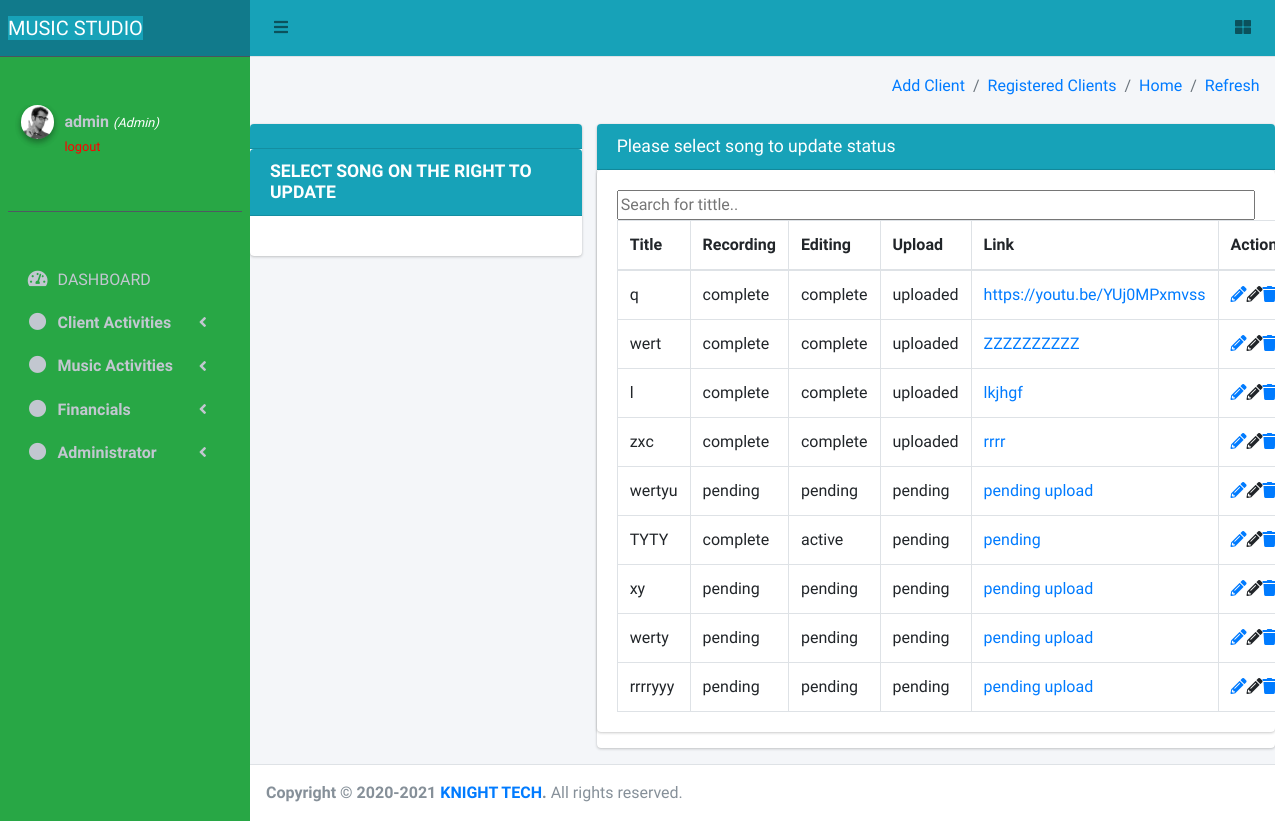
Before: /process.php (signed in) with the older database file.
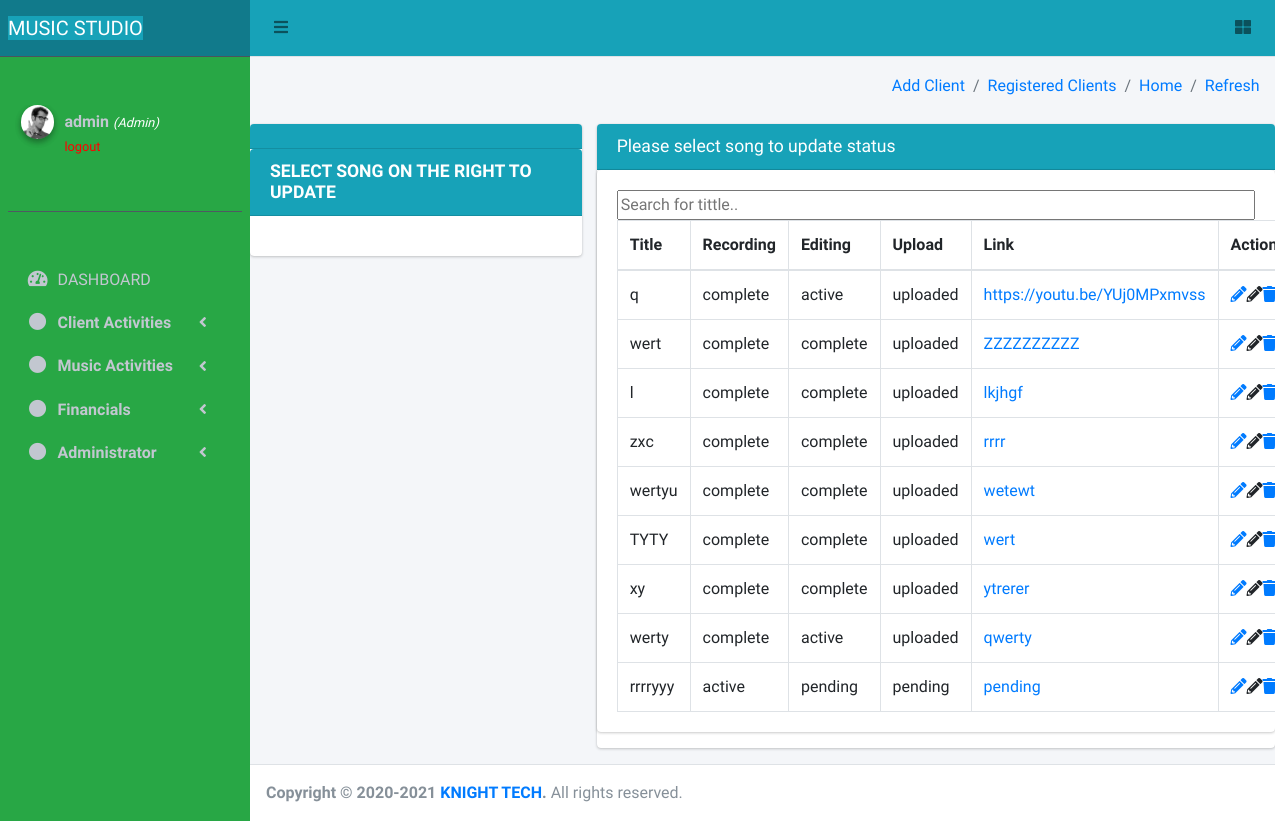
After: the same page with the newer database file.
### tables this page shows
CREATE TABLE `nav_tabs` (
  `nav_id` int(10) NOT NULL,
  `nav1` varchar(225) DEFAULT NULL,
  `nav2` varchar(225) DEFAULT NULL,
  `nav3` varchar(225) DEFAULT NULL,
  `nav4` varchar(225) DEFAULT NULL,
  `nav5` varchar(225) DEFAULT NULL,
  `nav6` varchar(225) DEFAULT NULL,
  `nav7` varchar(225) DEFAULT NULL,
  `nav8` varchar(225) DEFAULT NULL,
  `nav9` varchar(225) DEFAULT NULL,
  `nav10` varchar(225) DEFAULT NULL,
  `nav11` varchar(225) DEFAULT NULL,
  `nav12` varchar(225) DEFAULT NULL
);

CREATE TABLE `song_status` (
  `status_id` int(10) NOT NULL,
  `song_id` int(10) DEFAULT NULL,
  `client_id` int(10) DEFAULT NULL,
  `recording` varchar(225) DEFAULT 'pending',
  `editing` varchar(225) DEFAULT 'pending',
  `upload` varchar(225) DEFAULT 'pending',
  `link` varchar(225) DEFAULT 'pending upload'
);

CREATE TABLE `songs` (
  `song_id` int(10) NOT NULL,
  `client_id` int(10) DEFAULT NULL,
  `category` varchar(225) DEFAULT NULL,
  `type` varchar(225) DEFAULT NULL,
  `title` varchar(225) DEFAULT NULL
);

### process.php (the view, shortened to what this page needs)
<?php
include('userfunctions.php');
include('header.php');
?>
  <div class="content-wrapper">
    <div class="content-header">
      <div class="container-fluid">
        <div class="row mb-2">
          <div class="col-sm-6">
          </div>
          <div class="col-sm-6">
            <ol class="breadcrumb float-sm-right">
            <li class="breadcrumb-item"><a href="clientReg.php">Add Client</a></li>
            <li class="breadcrumb-item"><a href="client.php">Registered Clients</a></li>
              <li class="breadcrumb-item"><a href="index.php">Home</a></li>
              <li class="breadcrumb-item active"><a href="index.php">Refresh</a></li>
            </ol>
          </div>
        </div>
      </div>
    </div>
        <div class="row">
            <div class="col-md-4">
              <div class="card card-info">
                <div class="card-header">
                </div>
                  <div class="card-header">
                  <h3 class="card-title"><strong>SELECT SONG ON THE RIGHT TO UPDATE</strong></h3>
                </div>
                <div class="card-body">
                  </div>
               </div>
            </div>
          <div class="col-md-8">
            <div class="card card-info">
              <div class="card-header">
                <h3 class="card-title">Please select song to update status</h3>
              </div>
                <div class="card card-body">
                <input type="text" id="myInput" onkeyup="myFunction()" placeholder="Search for tittle..">
              <table id = "myTable" class="table table-striped">
                <table class="table table-bordered">
                  <thead>
                    <tr>
                      <th>Title</th>
                      <th>Recording</th>
                       <th>Editing</th>
                       <th>Upload</th>
                       <th>Link</th>
                       <th>Action</th>
                    </tr>
                  </thead>
                   <tbody>
                    <?php
                    include('connect.php');
 $prog = mysqli_query($conn, "select song_status.*, songs.title FROM  song_status INNER JOIN songs ON song_status.song_id = songs.song_id
   ");
                    while($status = mysqli_fetch_array($prog)){
                      ?>
                    <tr>
            <td><?php echo $status['title']; ?></td>
            <td><?php echo $status['recording']; ?></td>
            <td><?php echo $status['editing']; ?></td>
            <td><?php echo $status['upload']; ?></td>
            <td><a href="<?php echo $status['link']; ?>"><?php echo $status['link']; ?></a></td>
            <td>
           <a href="process.php?editsongstatus=<?php echo $status['status_id']; ?>" class="edit_btn" ><i class="fas fa-pencil-alt">
           <a href="process.php?del=<?php echo $status['status_id']; ?>" class="del_btn"><i class="fas fa-trash">
                              </i></a>
                            </td>
                     </tr>
                     <?php
                 }
                 ?>
                </tbody>
            </table>
</div>
</div>
</div>
</div>
</div>
<?php
 include('footer.php');
 ?>

### header.php (shortened to what this page needs)
<?php
include ('connect.php');
?>
<!DOCTYPE html>
<html>
<head>
  <link rel="stylesheet" href=" plugins/fontawesome-free/css/all.min.css">
  <link rel="stylesheet" href="https://code.ionicframework.com/ionicons/2.0.1/css/ionicons.min.css">
  <link rel="stylesheet" href=" dist/css/adminlte.min.css">
</head>
<body class="hold-transition sidebar-mini">
<div class="wrapper">
  <nav class="main-header navbar navbar-expand bg-info navbar-light">
    <ul class="navbar-nav">
      <li class="nav-item">
        <a class="nav-link" data-widget="pushmenu" href="#" role="button"><i class="fas fa-bars"></i></a>
      </li>
    </ul>
    <ul class="navbar-nav ml-auto">
      <li class="nav-item">
        <a class="nav-link" data-widget="control-sidebar" data-slide="true" href="#" role="button">
          <i class="fas fa-th-large"></i>
        </a>
      </li>
    </ul>
  </nav>
<?php
$row = mysqli_query($conn, "select * from nav_tabs  ");
 while ($tab = mysqli_fetch_array($row)) {
?>
  <aside class="main-sidebar sidebar-dark-primary bg-success elevation-7">
    <a href="index.php" class="brand-link bg-info" >
      <span class="brand-text font-weight-light bg-info">   <?php echo $tab['nav1'] ;?>
</span>
    </a>
    <div class="sidebar">
      <div class="user-panel mt-5 pb-5 mb-5 d-flex">
        <div class="image">
          <img src="dist/img/user2-160x160.jpg" class="img-circle elevation-2" alt="User Image">
        </div>
        <div class="info">
          <a href="#" class="d-block"> <div>
                <?php  if (isset($_SESSION['user'])) : ?>
                    <strong><?php echo $_SESSION['user']['uname']; ?></strong>
                    <small>
                        <i  style="color: #ffffff;">(<?php echo ucfirst($_SESSION['user']['utype']); ?>)</i>
                        <br>
                        <a href="index.php?logout='1'" style="color: red;">logout</a>
                    </small>
                <?php endif ?>
            </div>
          </a>
        </div>
      </div>
      <nav class="mt-2">
        <ul class="nav nav-pills nav-sidebar flex-column" data-widget="treeview" role="menu" data-accordion="false">
          <li class="nav-item ">
            <a href="index.php" class="nav-link ">
              <i class="nav-icon fas fa-tachometer-alt"></i>
              <p>
              <?php echo $tab['nav2'] ;?>
              </p>
            </a>
          </li>
            <li class="nav-item has-treeview">
            <a href="#" class="nav-link">
              <i class="nav-icon fas fa-circle"></i>
              <p><b>
              <?php echo $tab['nav5'] ;?>
              </b>
                <i class="fas fa-angle-left right"></i>
              </p>
            </a>
          </li>
              <li class="nav-item has-treeview">
            <a href="#" class="nav-link">
              <i class="nav-icon fas fa-circle"></i>
              <p><b>
              <?php echo $tab['nav9'] ;?>
              </b>
                <i class="fas fa-angle-left right"></i>
              </p>
            </a>
            </li>
        <li class="nav-item has-treeview">
            <a href="#" class="nav-link">
              <i class="nav-icon fas fa-circle"></i>
              <p><b>
              <?php echo $tab['nav11'] ;?>
              </b>
                <i class="fas fa-angle-left right"></i>
              </p>
            </a>
            </li>
 <li class="nav-item has-treeview">
            <a href="#" class="nav-link">
              <i class="nav-icon fas fa-circle"></i>
              <p><b>
              <?php echo $tab['nav3'] ;?>
              </b>
                <i class="fas fa-angle-left right"></i>
              </p>
            </a>
            </li>
            </ul>
      </nav>
    </div>
  </aside>
  <?php } ?>

### footer.php (shortened to what this page needs)
  <footer class="main-footer">
    <strong>Copyright &copy;
     <?php
   $fromYear = 2020;
   $thisYear = (int)date('Y');
   echo $fromYear . (($fromYear != $thisYear) ? '-' . $thisYear : '');?>
<a href="#">KNIGHT TECH</a>.</strong>
    All rights reserved.
  </footer>
</div>
</body>
</html>

Changed rows visible on the page:
changed song_status "https://youtu.be/YUj0MPxmvss": editing "complete" → "active"
changed song_status "wertyu": recording "pending" → "complete"; editing "pending" → "complete"; upload "pending" → "uploaded"; link "pending upload" → "wetewt"
changed song_status "TYTY": editing "active" → "complete"; upload "pending" → "uploaded"; link "pending" → "wert"
changed song_status "xy": recording "pending" → "complete"; editing "pending" → "complete"; upload "pending" → "uploaded"; link "pending upload" → "ytrerer"
changed song_status "werty": recording "pending" → "complete"; editing "pending" → "active"; upload "pending" → "uploaded"; link "pending upload" → "qwerty"
changed song_status "pending": recording "pending" → "active"; link "pending upload" → "pending"
